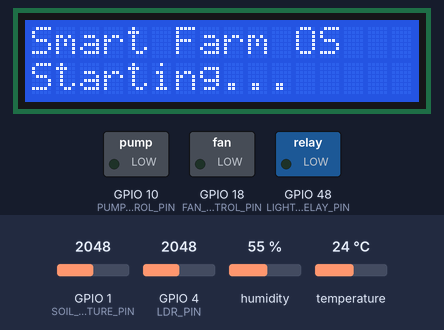
Bench run of a program on a simulated ESP32. On the bench: 16×2 character LCD, switched loads named in the program (green lamp = pin HIGH). Inputs (shaded band) come from the test bench; at power-on: humidity 55 %, GPIO 4 (LDR_PIN) = 2048, GPIO 1 (SOIL_MOISTURE_PIN) = 2048, temperature 24 °C. WiFi joins after 1.5 s; servers stay silent unless stated; random numbers use the default seed unless the program sets one; no MQTT or app messages arrive unless stated; what the program prints to the serial monitor is not drawn.

Above: at 1.2 s.
1.3 s: humidity set to 22 %
At 2.9 s:
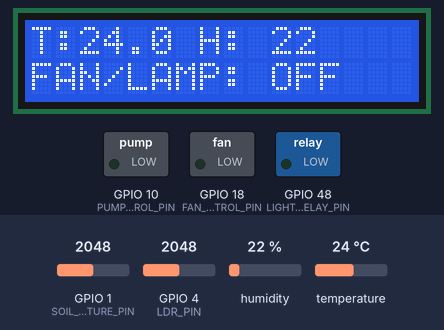
3.6 s: GPIO 4 (LDR_PIN) set to 2866
At 5.8 s:
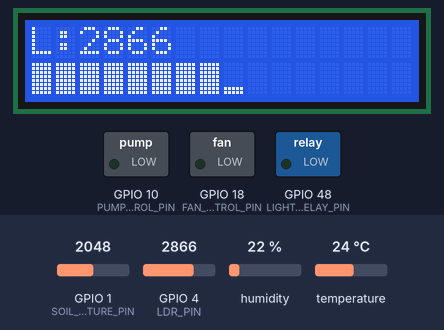
6.6 s: GPIO 4 (LDR_PIN) set to 3972
At 8.2 s:
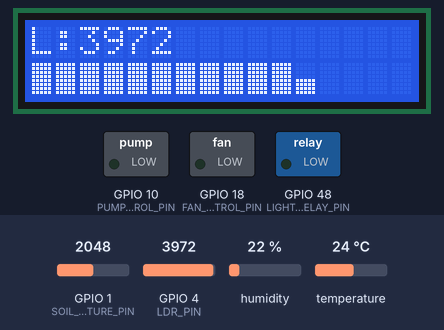
8.5 s: GPIO 1 (SOIL_MOISTURE_PIN) set to 2428
At 11.0 s:
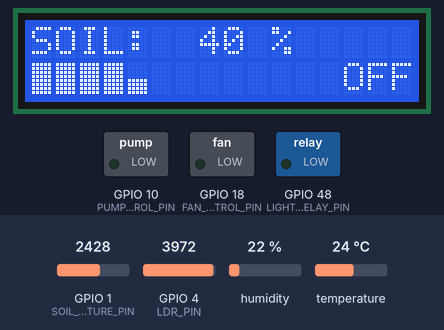
11.5 s: GPIO 1 (SOIL_MOISTURE_PIN) set to 2522
At 13.0 s:
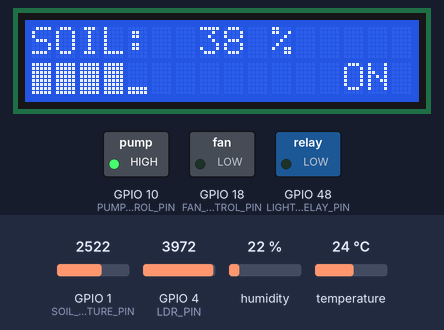
13.3 s: GPIO 1 (SOIL_MOISTURE_PIN) set to 2866
At 14.6 s:
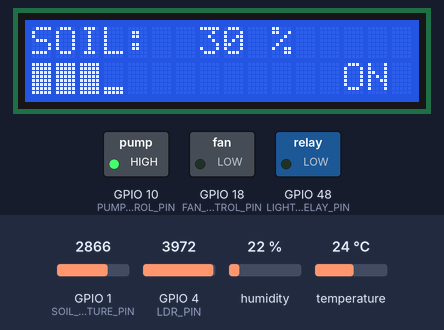
Timing chart, 0 to 16.3 s (numbered marks = the images above; inputs shaded):
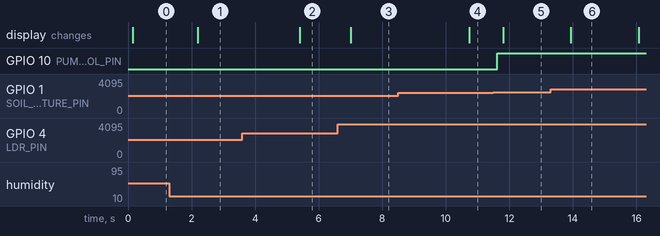

Measured:
- the behaviour switches between 2457 and 2458 on GPIO 1 (SOIL_MOISTURE_PIN) (found by bisection; images 4 and 5)
- after the input at 6.6 s, the display: changes after 0.41 s (image 3)
- after the input at 11.5 s, GPIO 10 (PUMP_CONTROL_PIN): LOW → HIGH after 0.12 s; the display: changes after 0.31 s (image 5)

The program:

main.cpp
```cpp
#include "global.h"
#include "temp_humi_monitor.h"
#include "light_soil_monitor.h"
#include "data_logger.h"
#include "lcd.h"

void setup()
{
  Serial.begin(115200);
  xI2CMutex = xSemaphoreCreateMutex();
  xSerialMutex = xSemaphoreCreateMutex();
  xJsonQueueMutex = xSemaphoreCreateMutex();
  xJsonQueue = xQueueCreate(10, sizeof(JsonMessage));
  xTaskCreate(temp_humi_monitor, "TempHumiMonitor", 4096, NULL, 1, NULL);
  xTaskCreate(light_soil_monitor, "LightSoil_Task", 4096, NULL, 1, NULL);
  xTaskCreate(lcd_display_task, "LCD_Display", 4096, NULL, 2, NULL);
  xTaskCreate(data_logger_task, "DataLogger_Task", 8192, NULL, 2, NULL);

}
void loop()
{
}
```

data_logger.h
```cpp
#ifndef __DATA_LOGGER_H__
#define __DATA_LOGGER_H__

void data_logger_task(void *pvParameters);

#endif
```

global.h
```cpp
#ifndef __GLOBAL_H__
#define __GLOBAL_H__

#include <Arduino.h>
#include "freertos/FreeRTOS.h"
#include "freertos/task.h"
#include "freertos/semphr.h"
#include "freertos/queue.h"

typedef struct {
    char payload[256];
    char topic[256];
} JsonMessage;

extern QueueHandle_t xJsonQueue;

extern SemaphoreHandle_t xI2CMutex;
extern SemaphoreHandle_t xSerialMutex;
extern SemaphoreHandle_t xJsonQueueMutex;


extern unsigned long last_server_cmd_time;
extern const unsigned long OVERRIDE_TIMEOUT;

extern float glob_temperature;
extern float glob_humidity;
extern float glob_light;
extern float glob_soil_moisture;

extern bool glob_lamp_state;
extern bool glob_fan_state;
extern bool glob_pump_state;

extern unsigned long bootMillis;

extern String wifi_ssid;
extern String wifi_password;
extern boolean isWifiConnected;

#endif
```

light_soil_monitor.h
```cpp
#ifndef LIGHT_SOIL_MONITOR_H
#define LIGHT_SOIL_MONITOR_H

#include <Arduino.h>
#include "global.h"

#define LDR_PIN 4             // Cổng A3 (GPIO4) - Cảm biến ánh sáng
#define SOIL_MOISTURE_PIN 1   // Cổng A0 (GPIO1) - Cảm biến độ ẩm đất
#define PUMP_CONTROL_PIN 10     // Cổng D4 (GPIO7) - Điều khiển Máy bơm
void light_soil_monitor(void *pvParameters);

#endif
```

temp_humi_monitor.h
```cpp
#ifndef __TEMP_HUMI_MONITOR__
#define __TEMP_HUMI_MONITOR__
#include <Arduino.h>
#include "LiquidCrystal_I2C.h"
#include "DHT20.h"
#include "global.h"

void temp_humi_monitor(void *pvParameters);
#define LIGHT_RELAY_PIN 48
#define FAN_CONTROL_PIN 18
#endif
```

data_logger.cpp
```cpp
#include <Arduino.h>
#include <WiFi.h>
#include <PubSubClient.h>
#include <ArduinoJson.h>

#include "global.h"
#include "light_soil_monitor.h"
#include "temp_humi_monitor.h"

//const char *mqtt_server = "broker.hivemq.com";
const char *mqtt_server = "broker.hivemq.com";
const int mqtt_port = 1883;
const char *MQTT_TOPIC_PUB = "yolofarm/sensors";

WiFiClient espClient;
PubSubClient mqttClient(espClient);

void safe_print(String text)
{
    if (xSerialMutex != NULL)
    {
        if (xSemaphoreTake(xSerialMutex, portMAX_DELAY) == pdTRUE)
        {
            Serial.print(text);
            Serial.flush();
            xSemaphoreGive(xSerialMutex);
        }
    }
}

void safe_println(String text)
{
    if (xSerialMutex != NULL)
    {
        if (xSemaphoreTake(xSerialMutex, portMAX_DELAY) == pdTRUE)
        {
            Serial.println(text);
            Serial.flush();
            xSemaphoreGive(xSerialMutex);
        }
    }
}

void mqtt_callback(char *topic, byte *payload, unsigned int length)
{
    String message;
    for (int i = 0; i < length; i++)
    {
        message += (char)payload[i];
    }

    safe_print("\n[MQTT_RX] RECEIVED MESSAGE ON TOPIC: ");
    safe_println(message);

    JsonDocument doc;
    DeserializationError error = deserializeJson(doc, message);

    if (!error)
    {
        String target_device = doc["device_id"].as<String>();
        String command = doc["command"].as<String>();
        String value = doc["value"].as<String>();

        if (target_device == "PUMP-001")
        {
            if (command == "turn_on" && value == "on")
            {
                glob_pump_state = true;               // Cập nhật trạng thái để gửi lại Server
                digitalWrite(PUMP_CONTROL_PIN, HIGH); // Kích điện ra chân GPIO
            }
            else if (command == "turn_off" && value == "off")
            {
                glob_pump_state = false;             // Cập nhật trạng thái
                digitalWrite(PUMP_CONTROL_PIN, LOW); // Cắt điện chân GPIO
            }
            last_server_cmd_time = millis();
        }
        if (target_device == "LAMP-001")
        {
            if (command == "turn_on" && value == "on")
            {
                glob_lamp_state = true;
                digitalWrite(LIGHT_RELAY_PIN, HIGH);
            }
            else if (command == "turn_off" && value == "off")
            {
                glob_lamp_state = false;
                digitalWrite(LIGHT_RELAY_PIN, LOW);
            }
            last_server_cmd_time = millis();
        }
        if (target_device == "FAN-001")
        {
            if (command == "turn_on" && value == "on")
            {
                glob_fan_state = true;
                digitalWrite(FAN_CONTROL_PIN, HIGH);
            }
            else if (command == "turn_off" && value == "off")
            {
                glob_fan_state = false;
                digitalWrite(FAN_CONTROL_PIN, LOW);
            }
            last_server_cmd_time = millis();
        }
    }
}

void setup_wifi()
{
    safe_println("");
    safe_print("[WiFi] CONNECTING TO: " + wifi_ssid + "\n");

    WiFi.mode(WIFI_STA);
    WiFi.begin(wifi_ssid.c_str(), wifi_password.c_str());

    int retry = 0;
    while (WiFi.status() != WL_CONNECTED && retry < 20)
    {
        vTaskDelay(pdMS_TO_TICKS(500));
        safe_print(".");
        retry++;
    }

    if (WiFi.status() == WL_CONNECTED)
    {
        safe_print("\n[WiFi] CONNECTED SUCCESSFULLY.  IP: ");
        safe_println(WiFi.localIP().toString());
    }
    else
    {
        safe_println("\n[WiFi] FAILED. CHECK THE NETWORK CONNECTION.");
    }
}

void reconnect_mqtt()
{
    while (!mqttClient.connected() && WiFi.status() == WL_CONNECTED)
    {
        safe_print("[MQTT] TRYING TO CONNECT TO BROKER\n");

        String clientId = "YoloFarm-GW-";
        clientId += String(random(0, 0xffff), HEX);

        if (mqttClient.connect(clientId.c_str()))
        {
            safe_println("[MQTT] SUCCESS");
            mqttClient.subscribe("yolofarm/devices/+/command");
        }
        else
        {
            safe_print("[MQTT] FAIL, ERROR CODE= " + String(mqttClient.state()) + ". Try again in 5s\n");
            vTaskDelay(pdMS_TO_TICKS(5000));
        }
    }
}

void data_logger_task(void *pvParameters)
{
    setup_wifi();
    mqttClient.setServer(mqtt_server, mqtt_port);
    mqttClient.setCallback(mqtt_callback);
    JsonMessage receivedMsg;
    safe_println("[System] Data Logger & Network Task Started.");

    while (1)
    {
        if (WiFi.status() != WL_CONNECTED)
        {
            setup_wifi();
        }
        else if (!mqttClient.connected())
        {
            reconnect_mqtt();
        }

        mqttClient.loop();

        if (mqttClient.connected())
        {
            if (xQueueReceive(xJsonQueue, &receivedMsg, pdMS_TO_TICKS(1000)) == pdTRUE)
            {
                safe_print("[MQTT_TX] SEND DATA TO SERVER: ");
                safe_println(String(receivedMsg.payload));
                mqttClient.publish(MQTT_TOPIC_PUB, receivedMsg.payload);
            }
        }
        else
        {
            vTaskDelay(pdMS_TO_TICKS(1000));
        }
    }
}
```

global.cpp
```cpp
#include "global.h"


unsigned long last_server_cmd_time = 0;
const unsigned long OVERRIDE_TIMEOUT = 5000;

float glob_temperature = 25 ;
float glob_humidity = 25;
float glob_light = 0;
float glob_soil_moisture = 0.0f;

bool glob_lamp_state = false;
bool glob_fan_state = false;
bool glob_pump_state = false;

unsigned long bootMillis = 0;


String wifi_ssid = "Galaxy A03 06a5";
String wifi_password = "lliw6083";
boolean isWifiConnected = false;
volatile uint8_t button_press_count = 0;
QueueHandle_t xJsonQueue = NULL;
SemaphoreHandle_t xI2CMutex = NULL;
SemaphoreHandle_t xSerialMutex = NULL;
SemaphoreHandle_t xJsonQueueMutex = NULL;
```

light_soil_monitor.cpp
```cpp
#include "light_soil_monitor.h"
#include "global.h"
#include <ArduinoJson.h>

void light_soil_monitor(void *pvParameters)
{
    pinMode(LDR_PIN, INPUT);
    pinMode(SOIL_MOISTURE_PIN, INPUT);
    pinMode(PUMP_CONTROL_PIN, OUTPUT);
    digitalWrite(PUMP_CONTROL_PIN, LOW);

    const TickType_t xFrequency = pdMS_TO_TICKS(200);
    vTaskDelay(pdMS_TO_TICKS(1000));
    TickType_t xLastWakeTime = xTaskGetTickCount();

    while (1)
    {
        int raw_light = analogRead(LDR_PIN);
        glob_light = (float)raw_light;

        int raw_soil = analogRead(SOIL_MOISTURE_PIN);
        float soil_pct = map(raw_soil, 4095, 0, 0, 100);
        glob_soil_moisture = constrain(soil_pct, 0.0f, 100.0f);
        String currentmode = "auto";

        if (millis() - last_server_cmd_time >= OVERRIDE_TIMEOUT)
        {
            if (glob_soil_moisture < 40.0f)
            {
                glob_pump_state = true;
                digitalWrite(PUMP_CONTROL_PIN, HIGH);
            }
            else if (glob_soil_moisture > 70.0f)
            {
                glob_pump_state = false;
                digitalWrite(PUMP_CONTROL_PIN, LOW);
            }
        }
        else
        {
            currentmode = "manual";
        }

        JsonDocument sensorDoc;
        sensorDoc["device_id"] = "SENSOR-002";
        sensorDoc["location"] = "Vườn mẫu";
        sensorDoc["crop_id"] = 1;
        sensorDoc["light_intensity"] = glob_light;
        sensorDoc["soil_moisture"] = glob_soil_moisture;
        String sensorPayload;
        serializeJson(sensorDoc, sensorPayload);


        // JsonDocument deviceDoc;
        // deviceDoc["device_id"] = "PUMP-001";
        // deviceDoc["name"] = "may bom 1";
        // deviceDoc["type"] = "pump";
        // deviceDoc["connection_status"] = "online";
        // deviceDoc["connection_type"] = "gpio_relay";
        // deviceDoc["is_on"] = glob_pump_state;
        // deviceDoc["mode"] = currentmode;
        // String devicePayload;
        // serializeJson(deviceDoc, devicePayload);

        if (xJsonQueue != NULL && xJsonQueueMutex != NULL)
        {
            if (xSemaphoreTake(xJsonQueueMutex, pdMS_TO_TICKS(200)) == pdTRUE)
            {
                JsonMessage msg1;
                strncpy(msg1.topic, "yolofarm/sensors", sizeof(msg1.topic) - 1);
                msg1.topic[sizeof(msg1.topic) - 1] = '\0';
                strncpy(msg1.payload, sensorPayload.c_str(), sizeof(msg1.payload) - 1);
                msg1.payload[sizeof(msg1.payload) - 1] = '\0';
                xQueueSend(xJsonQueue, &msg1, pdMS_TO_TICKS(100));

                // JsonMessage msg2;
                // strncpy(msg2.topic, "yolofarm/devices/status", sizeof(msg2.topic) - 1);
                // msg2.topic[sizeof(msg2.topic) - 1] = '\0';
                // strncpy(msg2.payload, devicePayload.c_str(), sizeof(msg2.payload) - 1);
                // msg2.payload[sizeof(msg2.payload) - 1] = '\0';
                // xQueueSend(xJsonQueue, &msg2, pdMS_TO_TICKS(100));

                xSemaphoreGive(xJsonQueueMutex);
            }
        }

        vTaskDelayUntil(&xLastWakeTime, xFrequency);
    }
}
```

temp_humi_monitor.cpp
```cpp
#include "temp_humi_monitor.h"
#include "global.h"
#include <ArduinoJson.h>

DHT20 dht20;

void temp_humi_monitor(void *pvParameters)
{
    if (xI2CMutex != NULL)
    {
        xSemaphoreTake(xI2CMutex, portMAX_DELAY);
        dht20.begin();
        Wire.begin(11, 12);
        xSemaphoreGive(xI2CMutex);
    }

    pinMode(LIGHT_RELAY_PIN, OUTPUT);
    digitalWrite(LIGHT_RELAY_PIN, LOW);

    pinMode(FAN_CONTROL_PIN, OUTPUT);
    digitalWrite(FAN_CONTROL_PIN, LOW);
    const TickType_t xFrequency = pdMS_TO_TICKS(200);
    TickType_t xLastWakeTime = xTaskGetTickCount();

    while (1)
    {
        float temperature = -1.0f;
        float humidity = -1.0f;

        if (xI2CMutex != NULL)
        {
            if (xSemaphoreTake(xI2CMutex, pdMS_TO_TICKS(100)) == pdTRUE)
            {
                dht20.read();
                temperature = dht20.getTemperature();
                humidity = dht20.getHumidity();
                xSemaphoreGive(xI2CMutex);
            }
        }

        bool sensorError = (temperature == -1.0f || humidity == -1.0f);
        if (sensorError)
        {
            temperature = -1.0f;
            humidity = -1.0f;
        }

        glob_temperature = temperature;
        glob_humidity = humidity;
        String currentmode = "auto";

        if (millis() - last_server_cmd_time >= OVERRIDE_TIMEOUT)
        {
            if (temperature >= 35.0f && !sensorError)
            {
                glob_lamp_state = true;
                digitalWrite(LIGHT_RELAY_PIN, HIGH);
            }
            else
            {
                glob_lamp_state = false;
                digitalWrite(LIGHT_RELAY_PIN, LOW);
            }

        }
        else
        {
            currentmode = "manual";
        }

        JsonDocument sensorDoc;
        sensorDoc["device_id"] = "SENSOR-001";
        sensorDoc["location"] = "Vườn mẫu";
        sensorDoc["crop_id"] = 1;
        sensorDoc["temperature"] = temperature;
        sensorDoc["humidity"] = humidity;
        String sensorPayload;
        serializeJson(sensorDoc, sensorPayload);

        // JsonDocument deviceDoc;
        // deviceDoc["device_id"] = "LAMP-001";
        // deviceDoc["name"] = "den chieu sang khu a";
        // deviceDoc["type"] = "light";
        // deviceDoc["connection_status"] = "online";
        // deviceDoc["connection_type"] = "gpio_relay";
        // deviceDoc["is_on"] = glob_lamp_state;
        // deviceDoc["mode"] = currentmode;
        // String devicePayload;
        // serializeJson(deviceDoc, devicePayload);

        if (xJsonQueue != NULL && xJsonQueueMutex != NULL)
        {
            if (xSemaphoreTake(xJsonQueueMutex, pdMS_TO_TICKS(200)) == pdTRUE)
            {
                JsonMessage msg1;
                strncpy(msg1.topic, "yolofarm/sensors", sizeof(msg1.topic) - 1);
                msg1.topic[sizeof(msg1.topic) - 1] = '\0';
                strncpy(msg1.payload, sensorPayload.c_str(), sizeof(msg1.payload) - 1);
                msg1.payload[sizeof(msg1.payload) - 1] = '\0';
                xQueueSend(xJsonQueue, &msg1, pdMS_TO_TICKS(100));

                // JsonMessage msg2;
                // strncpy(msg2.topic, "yolofarm/devices/status", sizeof(msg2.topic) - 1);
                // msg2.topic[sizeof(msg2.topic) - 1] = '\0';
                // strncpy(msg2.payload, devicePayload.c_str(), sizeof(msg2.payload) - 1);
                // msg2.payload[sizeof(msg2.payload) - 1] = '\0';
                // xQueueSend(xJsonQueue, &msg2, pdMS_TO_TICKS(100));

                xSemaphoreGive(xJsonQueueMutex);
            }
        }

        vTaskDelayUntil(&xLastWakeTime, xFrequency);
    }
}
```

lcd.h
```cpp
#ifndef LCD_MANAGER_H
#define LCD_MANAGER_H

#include <Arduino.h>
#include "LiquidCrystal_I2C.h"
#include "global.h"

// Khai báo Task hiển thị LCD
void lcd_display_task(void *pvParameters);

#endif
```

Source omitted: lcd.cpp (4664 bytes)
